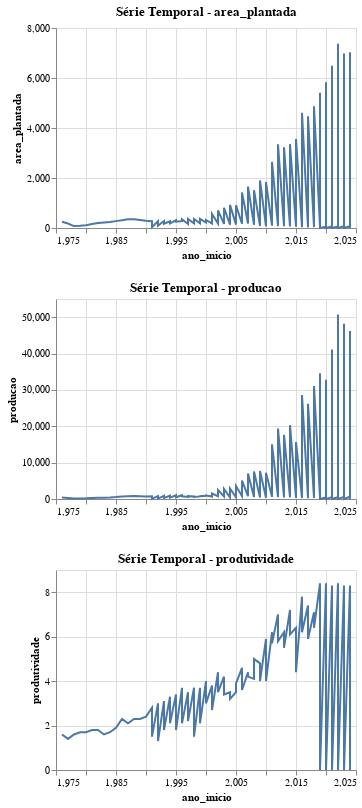

Here is the notebook cell this chart was saved with:
### Code cell
# 4.6 Visualizações interativas com Altair
print("\n Visualização interativa de séries temporais:")

# Criar gráfico interativo para cada métrica
charts = []
for coluna in colunas_numericas:
    chart = alt.Chart(df_milho_mt).mark_line().encode(
        x='ano_inicio',
        y=alt.Y(coluna, title=coluna),
        tooltip=['ano_inicio', coluna]
    ).properties(
        title=f'Série Temporal - {coluna}',
        width=300,
        height=200
    )
    charts.append(chart)

# Exibir gráficos em grid
display(alt.vconcat(*charts))

### Figure 1 — Vega-Lite specification as saved in the notebook (floating-point values rounded to 4 significant figures)
{"config": {"view": {"continuousWidth": 300, "continuousHeight": 300}}, "vconcat": [{"mark": {"type": "line"}, "encoding": {"tooltip": [{"field": "ano_inicio", "type": "quantitative"}, {"field": "area_plantada", "type": "quantitative"}], "x": {"field": "ano_inicio", "type": "quantitative"}, "y": {"field": "area_plantada", "title": "area_plantada", "type": "quantitative"}}, "height": 200, "title": "Série Temporal - area_plantada", "width": 300}, {"mark": {"type": "line"}, "encoding": {"tooltip": [{"field": "ano_inicio", "type": "quantitative"}, {"field": "producao", "type": "quantitative"}], "x": {"field": "ano_inicio", "type": "quantitative"}, "y": {"field": "producao", "title": "producao", "type": "quantitative"}}, "height": 200, "title": "Série Temporal - producao", "width": 300}, {"mark": {"type": "line"}, "encoding": {"tooltip": [{"field": "ano_inicio", "type": "quantitative"}, {"field": "produtividade", "type": "quantitative"}], "x": {"field": "ano_inicio", "type": "quantitative"}, "y": {"field": "produtividade", "title": "produtividade", "type": "quantitative"}}, "height": 200, "title": "Série Temporal - produtividade", "width": 300}], "data": {"name": "data-0f5545bd37bc819dcc70d336ee6e731d"}, "$schema": "https://vega.github.io/schema/vega-lite/v5.20.1.json", "datasets": {"data-0f5545bd37bc819dcc70d336ee6e731d": [{"ano": "1976/77             ", "dsc_safra_previsao": "1Âª SAFRA       ", "uf": "MT", "produto": "MILHO                                   ", "id_produto": 4742, "area_plantada": 247.0, "producao": 385.0, "produtividade": 1.6, "ano_inicio": 1976}, {"ano": "1977/78             ", "dsc_safra_previsao": "1Âª SAFRA       ", "uf": "MT", "produto": "MILHO                                   ", "id_produto": 4742, "area_plantada": 179.0, "producao": 250.0, "produtividade": 1.4, "ano_inicio": 1977}, {"ano": "1978/79             ", "dsc_safra_previsao": "1Âª SAFRA       ", "uf": "MT", "produto": "MILHO                                   ", "id_produto": 4742, "area_plantada": 76.0, "producao": 118.0, "produtividade": 1.6, "ano_inicio": 1978}, {"ano": "1979/80             ", "dsc_safra_previsao": "1Âª SAFRA       ", "uf": "MT", "produto": "MILHO                                   ", "id_produto": 4742, "area_plantada": 86.0, "producao": 143.0, "produtividade": 1.7, "ano_inicio": 1979}, {"ano": "1980/81             ", "dsc_safra_previsao": "1Âª SAFRA       ", "uf": "MT", "produto": "MILHO                                   ", "id_produto": 4742, "area_plantada": 110.0, "producao": 185.0, "produtividade": 1.7, "ano_inicio": 1980}, {"ano": "1981/82             ", "dsc_safra_previsao": "1Âª SAFRA       ", "uf": "MT", "produto": "MILHO                                   ", "id_produto": 4742, "area_plantada": 158.0, "producao": 278.0, "produtividade": 1.8, "ano_inicio": 1981}, {"ano": "1982/83             ", "dsc_safra_previsao": "1Âª SAFRA       ", "uf": "MT", "produto": "MILHO                                   ", "id_produto": 4742, "area_plantada": 198.0, "producao": 348.0, "produtividade": 1.8, "ano_inicio": 1982}, {"ano": "1983/84             ", "dsc_safra_previsao": "1Âª SAFRA       ", "uf": "MT", "produto": "MILHO                                   ", "id_produto": 4742, "area_plantada": 217.0, "producao": 358.0, "produtividade": 1.6, "ano_inicio": 1983}, {"ano": "1984/85             ", "dsc_safra_previsao": "1Âª SAFRA       ", "uf": "MT", "produto": "MILHO                                   ", "id_produto": 4742, "area_plantada": 236.0, "producao": 401.0, "produtividade": 1.7, "ano_inicio": 1984}, {"ano": "1985/86             ", "dsc_safra_previsao": "1Âª SAFRA       ", "uf": "MT", "produto": "MILHO                                   ", "id_produto": 4742, "area_plantada": 275.0, "producao": 522.0, "produtividade": 1.9, "ano_inicio": 1985}, {"ano": "1986/87             ", "dsc_safra_previsao": "1Âª SAFRA       ", "uf": "MT", "produto": "MILHO                                   ", "id_produto": 4742, "area_plantada": 310.0, "producao": 698.0, "produtividade": 2.3, "ano_inicio": 1986}, {"ano": "1987/88             ", "dsc_safra_previsao": "1Âª SAFRA       ", "uf": "MT", "produto": "MILHO                                   ", "id_produto": 4742, "area_plantada": 353.0, "producao": 756.0, "produtividade": 2.1, "ano_inicio": 1987}, {"ano": "1988/89             ", "dsc_safra_previsao": "1Âª SAFRA       ", "uf": "MT", "produto": "MILHO                                   ", "id_produto": 4742, "area_plantada": 352.0, "producao": 827.0, "produtividade": 2.3, "ano_inicio": 1988}, {"ano": "1989/90             ", "dsc_safra_previsao": "1Âª SAFRA       ", "uf": "MT", "produto": "MILHO                                   ", "id_produto": 4742, "area_plantada": 320.0, "producao": 746.0, "produtividade": 2.3, "ano_inicio": 1989}, {"ano": "1990/91             ", "dsc_safra_previsao": "1Âª SAFRA       ", "uf": "MT", "produto": "MILHO                                   ", "id_produto": 4742, "area_plantada": 290.0, "producao": 699.0, "produtividade": 2.4, "ano_inicio": 1990}, {"ano": "1991/92             ", "dsc_safra_previsao": "1Âª SAFRA       ", "uf": "MT", "produto": "MILHO                                   ", "id_produto": 4742, "area_plantada": 270.0, "producao": 753.0, "produtividade": 2.8, "ano_inicio": 1991}, {"ano": "1991/92             ", "dsc_safra_previsao": "2Âª SAFRA       ", "uf": "MT", "produto": "MILHO                                   ", "id_produto": 4742, "area_plantada": 35.0, "producao": 52.0, "produtividade": 1.5, "ano_inicio": 1991}, {"ano": "1992/93             ", "dsc_safra_previsao": "1Âª SAFRA       ", "uf": "MT", "produto": "MILHO                                   ", "id_produto": 4742, "area_plantada": 270.0, "producao": 810.0, "produtividade": 3.0, "ano_inicio": 1992}, {"ano": "1992/93             ", "dsc_safra_previsao": "2Âª SAFRA       ", "uf": "MT", "produto": "MILHO                                   ", "id_produto": 4742, "area_plantada": 93.0, "producao": 125.0, "produtividade": 1.3, "ano_inicio": 1992}, {"ano": "1993/94             ", "dsc_safra_previsao": "1Âª SAFRA       ", "uf": "MT", "produto": "MILHO                                   ", "id_produto": 4742, "area_plantada": 280.0, "producao": 867.0, "produtividade": 3.1, "ano_inicio": 1993}, {"ano": "1993/94             ", "dsc_safra_previsao": "2Âª SAFRA       ", "uf": "MT", "produto": "MILHO                                   ", "id_produto": 4742, "area_plantada": 170.0, "producao": 306.0, "produtividade": 1.8, "ano_inicio": 1993}, {"ano": "1994/95             ", "dsc_safra_previsao": "1Âª SAFRA       ", "uf": "MT", "produto": "MILHO                                   ", "id_produto": 4742, "area_plantada": 270.0, "producao": 891.0, "produtividade": 3.3, "ano_inicio": 1994}, {"ano": "1994/95             ", "dsc_safra_previsao": "2Âª SAFRA       ", "uf": "MT", "produto": "MILHO                                   ", "id_produto": 4742, "area_plantada": 185.0, "producao": 396.0, "produtividade": 2.1, "ano_inicio": 1994}, {"ano": "1995/96             ", "dsc_safra_previsao": "1Âª SAFRA       ", "uf": "MT", "produto": "MILHO                                   ", "id_produto": 4742, "area_plantada": 310.0, "producao": 1040.0, "produtividade": 3.4, "ano_inicio": 1995}, {"ano": "1995/96             ", "dsc_safra_previsao": "2Âª SAFRA       ", "uf": "MT", "produto": "MILHO                                   ", "id_produto": 4742, "area_plantada": 252.0, "producao": 466.0, "produtividade": 1.8, "ano_inicio": 1995}, {"ano": "1996/97             ", "dsc_safra_previsao": "1Âª SAFRA       ", "uf": "MT", "produto": "MILHO                                   ", "id_produto": 4742, "area_plantada": 280.0, "producao": 1034.0, "produtividade": 3.7, "ano_inicio": 1996}, {"ano": "1996/97             ", "dsc_safra_previsao": "2Âª SAFRA       ", "uf": "MT", "produto": "MILHO                                   ", "id_produto": 4742, "area_plantada": 352.0, "producao": 740.0, "produtividade": 2.1, "ano_inicio": 1996}, {"ano": "1997/98             ", "dsc_safra_previsao": "1Âª SAFRA       ", "uf": "MT", "produto": "MILHO                                   ", "id_produto": 4742, "area_plantada": 162.0, "producao": 561.0, "produtividade": 3.5, "ano_inicio": 1997}, {"ano": "1997/98             ", "dsc_safra_previsao": "2Âª SAFRA       ", "uf": "MT", "produto": "MILHO                                   ", "id_produto": 4742, "area_plantada": 366.0, "producao": 788.0, "produtividade": 2.2, "ano_inicio": 1997}, {"ano": "1998/99             ", "dsc_safra_previsao": "1Âª SAFRA       ", "uf": "MT", "produto": "MILHO                                   ", "id_produto": 4742, "area_plantada": 191.0, "producao": 708.0, "produtividade": 3.7, "ano_inicio": 1998}, {"ano": "1998/99             ", "dsc_safra_previsao": "2Âª SAFRA       ", "uf": "MT", "produto": "MILHO                                   ", "id_produto": 4742, "area_plantada": 363.0, "producao": 544.0, "produtividade": 1.5, "ano_inicio": 1998}, {"ano": "1999/00             ", "dsc_safra_previsao": "1Âª SAFRA       ", "uf": "MT", "produto": "MILHO                                   ", "id_produto": 4742, "area_plantada": 191.0, "producao": 698.0, "produtividade": 3.7, "ano_inicio": 1999}, {"ano": "1999/00             ", "dsc_safra_previsao": "2Âª SAFRA       ", "uf": "MT", "produto": "MILHO                                   ", "id_produto": 4742, "area_plantada": 366.0, "producao": 769.0, "produtividade": 2.1, "ano_inicio": 1999}, {"ano": "2000/01             ", "dsc_safra_previsao": "1Âª SAFRA       ", "uf": "MT", "produto": "MILHO                                   ", "id_produto": 4742, "area_plantada": 220.0, "producao": 891.0, "produtividade": 4.0, "ano_inicio": 2000}, {"ano": "2000/01             ", "dsc_safra_previsao": "2Âª SAFRA       ", "uf": "MT", "produto": "MILHO                                   ", "id_produto": 4742, "area_plantada": 323.0, "producao": 953.0, "produtividade": 3.0, "ano_inicio": 2000}, {"ano": "2001/02             ", "dsc_safra_previsao": "1Âª SAFRA       ", "uf": "MT", "produto": "MILHO                                   ", "id_produto": 4742, "area_plantada": 180.0, "producao": 680.0, "produtividade": 3.8, "ano_inicio": 2001}, {"ano": "2001/02             ", "dsc_safra_previsao": "2Âª SAFRA       ", "uf": "MT", "produto": "MILHO                                   ", "id_produto": 4742, "area_plantada": 559.0, "producao": 1519.0, "produtividade": 2.7, "ano_inicio": 2001}, {"ano": "2002/03             ", "dsc_safra_previsao": "1Âª SAFRA       ", "uf": "MT", "produto": "MILHO                                   ", "id_produto": 4742, "area_plantada": 176.0, "producao": 772.0, "produtividade": 4.4, "ano_inicio": 2002}, {"ano": "2002/03             ", "dsc_safra_previsao": "2Âª SAFRA       ", "uf": "MT", "produto": "MILHO                                   ", "id_produto": 4742, "area_plantada": 704.0, "producao": 2456.0, "produtividade": 3.5, "ano_inicio": 2002}, {"ano": "2003/04             ", "dsc_safra_previsao": "1Âª SAFRA       ", "uf": "MT", "produto": "MILHO                                   ", "id_produto": 4742, "area_plantada": 162.0, "producao": 678.0, "produtividade": 4.2, "ano_inicio": 2003}, {"ano": "2003/04             ", "dsc_safra_previsao": "2Âª SAFRA       ", "uf": "MT", "produto": "MILHO                                   ", "id_produto": 4742, "area_plantada": 809.0, "producao": 2768.0, "produtividade": 3.4, "ano_inicio": 2003}, {"ano": "2004/05             ", "dsc_safra_previsao": "1Âª SAFRA       ", "uf": "MT", "produto": "MILHO                                   ", "id_produto": 4742, "area_plantada": 134.0, "producao": 471.0, "produtividade": 3.5, "ano_inicio": 2004}, {"ano": "2004/05             ", "dsc_safra_previsao": "2Âª SAFRA       ", "uf": "MT", "produto": "MILHO                                   ", "id_produto": 4742, "area_plantada": 925.0, "producao": 2914.0, "produtividade": 3.2, "ano_inicio": 2004}, {"ano": "2005/06             ", "dsc_safra_previsao": "1Âª SAFRA       ", "uf": "MT", "produto": "MILHO                                   ", "id_produto": 4742, "area_plantada": 136.0, "producao": 475.0, "produtividade": 3.5, "ano_inicio": 2005}, {"ano": "2005/06             ", "dsc_safra_previsao": "2Âª SAFRA       ", "uf": "MT", "produto": "MILHO                                   ", "id_produto": 4742, "area_plantada": 911.0, "producao": 3553.0, "produtividade": 3.9, "ano_inicio": 2005}, {"ano": "2006/07             ", "dsc_safra_previsao": "1Âª SAFRA       ", "uf": "MT", "produto": "MILHO                                   ", "id_produto": 4742, "area_plantada": 171.0, "producao": 791.0, "produtividade": 4.6, "ano_inicio": 2006}, {"ano": "2006/07             ", "dsc_safra_previsao": "2Âª SAFRA       ", "uf": "MT", "produto": "MILHO                                   ", "id_produto": 4742, "area_plantada": 1421.0, "producao": 5074.0, "produtividade": 3.6, "ano_inicio": 2006}, {"ano": "2007/08             ", "dsc_safra_previsao": "1Âª SAFRA       ", "uf": "MT", "produto": "MILHO                                   ", "id_produto": 4742, "area_plantada": 179.0, "producao": 790.0, "produtividade": 4.4, "ano_inicio": 2007}, {"ano": "2007/08             ", "dsc_safra_previsao": "2Âª SAFRA       ", "uf": "MT", "produto": "MILHO                                   ", "id_produto": 4742, "area_plantada": 1656.0, "producao": 7016.0, "produtividade": 4.2, "ano_inicio": 2007}, {"ano": "2008/09             ", "dsc_safra_previsao": "1Âª SAFRA       ", "uf": "MT", "produto": "MILHO                                   ", "id_produto": 4742, "area_plantada": 131.0, "producao": 531.0, "produtividade": 4.1, "ano_inicio": 2008}, {"ano": "2008/09             ", "dsc_safra_previsao": "2Âª SAFRA       ", "uf": "MT", "produto": "MILHO                                   ", "id_produto": 4742, "area_plantada": 1509.0, "producao": 7551.0, "produtividade": 5.0, "ano_inicio": 2008}, {"ano": "2009/10             ", "dsc_safra_previsao": "1Âª SAFRA       ", "uf": "MT", "produto": "MILHO                                   ", "id_produto": 4742, "area_plantada": 85.0, "producao": 409.0, "produtividade": 4.8, "ano_inicio": 2009}, {"ano": "2009/10             ", "dsc_safra_previsao": "2Âª SAFRA       ", "uf": "MT", "produto": "MILHO                                   ", "id_produto": 4742, "area_plantada": 1905.0, "producao": 7709.0, "produtividade": 4.0, "ano_inicio": 2009}, {"ano": "2010/11             ", "dsc_safra_previsao": "1Âª SAFRA       ", "uf": "MT", "produto": "MILHO                                   ", "id_produto": 4742, "area_plantada": 62.0, "producao": 366.0, "produtividade": 5.9, "ano_inicio": 2010}, {"ano": "2010/11             ", "dsc_safra_previsao": "2Âª SAFRA       ", "uf": "MT", "produto": "MILHO                                   ", "id_produto": 4742, "area_plantada": 1836.0, "producao": 7253.0, "produtividade": 4.0, "ano_inicio": 2010}, {"ano": "2011/12             ", "dsc_safra_previsao": "1Âª SAFRA       ", "uf": "MT", "produto": "MILHO                                   ", "id_produto": 4742, "area_plantada": 94.0, "producao": 584.0, "produtividade": 6.2, "ano_inicio": 2011}, {"ano": "2011/12             ", "dsc_safra_previsao": "2Âª SAFRA       ", "uf": "MT", "produto": "MILHO                                   ", "id_produto": 4742, "area_plantada": 2645.0, "producao": 15030.0, "produtividade": 5.7, "ano_inicio": 2011}, {"ano": "2012/13             ", "dsc_safra_previsao": "1Âª SAFRA       ", "uf": "MT", "produto": "MILHO                                   ", "id_produto": 4742, "area_plantada": 76.0, "producao": 535.0, "produtividade": 7.0, "ano_inicio": 2012}, {"ano": "2012/13             ", "dsc_safra_previsao": "2Âª SAFRA       ", "uf": "MT", "produto": "MILHO                                   ", "id_produto": 4742, "area_plantada": 3349.0, "producao": 19360.0, "produtividade": 5.8, "ano_inicio": 2012}, {"ano": "2013/14             ", "dsc_safra_previsao": "1Âª SAFRA       ", "uf": "MT", "produto": "MILHO                                   ", "id_produto": 4742, "area_plantada": 68.0, "producao": 422.0, "produtividade": 6.2, "ano_inicio": 2013}, {"ano": "2013/14             ", "dsc_safra_previsao": "2Âª SAFRA       ", "uf": "MT", "produto": "MILHO                                   ", "id_produto": 4742, "area_plantada": 3230.0, "producao": 17630.0, "produtividade": 5.5, "ano_inicio": 2013}, {"ano": "2014/15             ", "dsc_safra_previsao": "1Âª SAFRA       ", "uf": "MT", "produto": "MILHO                                   ", "id_produto": 4742, "area_plantada": 64.0, "producao": 458.0, "produtividade": 7.2, "ano_inicio": 2014}, {"ano": "2014/15             ", "dsc_safra_previsao": "2Âª SAFRA       ", "uf": "MT", "produto": "MILHO                                   ", "id_produto": 4742, "area_plantada": 3353.0, "producao": 20300.0, "produtividade": 6.1, "ano_inicio": 2014}, {"ano": "2015/16             ", "dsc_safra_previsao": "1Âª SAFRA       ", "uf": "MT", "produto": "MILHO                                   ", "id_produto": 4742, "area_plantada": 48.0, "producao": 307.0, "produtividade": 6.4, "ano_inicio": 2015}, {"ano": "2015/16             ", "dsc_safra_previsao": "2Âª SAFRA       ", "uf": "MT", "produto": "MILHO                                   ", "id_produto": 4742, "area_plantada": 3560.0, "producao": 15660.0, "produtividade": 4.4, "ano_inicio": 2015}, {"ano": "2016/17             ", "dsc_safra_previsao": "1Âª SAFRA       ", "uf": "MT", "produto": "MILHO                                   ", "id_produto": 4742, "area_plantada": 33.0, "producao": 256.0, "produtividade": 7.8, "ano_inicio": 2016}, {"ano": "2016/17             ", "dsc_safra_previsao": "2Âª SAFRA       ", "uf": "MT", "produto": "MILHO                                   ", "id_produto": 4742, "area_plantada": 4606.0, "producao": 28610.0, "produtividade": 6.2, "ano_inicio": 2016}, {"ano": "2017/18             ", "dsc_safra_previsao": "1Âª SAFRA       ", "uf": "MT", "produto": "MILHO                                   ", "id_produto": 4742, "area_plantada": 27.0, "producao": 199.0, "produtividade": 7.4, "ano_inicio": 2017}, {"ano": "2017/18             ", "dsc_safra_previsao": "2Âª SAFRA       ", "uf": "MT", "produto": "MILHO                                   ", "id_produto": 4742, "area_plantada": 4471.0, "producao": 26200.0, "produtividade": 5.9, "ano_inicio": 2017}, {"ano": "2018/19             ", "dsc_safra_previsao": "1Âª SAFRA       ", "uf": "MT", "produto": "MILHO                                   ", "id_produto": 4742, "area_plantada": 37.0, "producao": 262.0, "produtividade": 7.1, "ano_inicio": 2018}, {"ano": "2018/19             ", "dsc_safra_previsao": "2Âª SAFRA       ", "uf": "MT", "produto": "MILHO                                   ", "id_produto": 4742, "area_plantada": 4869.0, "producao": 31040.0, "produtividade": 6.4, "ano_inicio": 2018}, {"ano": "2019/20             ", "dsc_safra_previsao": "1Âª SAFRA       ", "uf": "MT", "produto": "MILHO                                   ", "id_produto": 4742, "area_plantada": 41.0, "producao": 346.0, "produtividade": 8.4, "ano_inicio": 2019}, {"ano": "2019/20             ", "dsc_safra_previsao": "2Âª SAFRA       ", "uf": "MT", "produto": "MILHO                                   ", "id_produto": 4742, "area_plantada": 5414.0, "producao": 34610.0, "produtividade": 6.4, "ano_inicio": 2019}, {"ano": "2019/20             ", "dsc_safra_previsao": "3Âª SAFRA       ", "uf": "MT", "produto": "MILHO                                   ", "id_produto": 4742, "area_plantada": 0.0, "producao": 0.0, "produtividade": 0.0, "ano_inicio": 2019}, {"ano": "2020/21             ", "dsc_safra_previsao": "1Âª SAFRA       ", "uf": "MT", "produto": "MILHO                                   ", "id_produto": 4742, "area_plantada": 52.0, "producao": 438.0, "produtividade": 8.4, "ano_inicio": 2020}, {"ano": "2020/21             ", "dsc_safra_previsao": "2Âª SAFRA       ", "uf": "MT", "produto": "MILHO                                   ", "id_produto": 4742, "area_plantada": 5832.0, "producao": 32810.0, "produtividade": 5.6, "ano_inicio": 2020}, {"ano": "2020/21             ", "dsc_safra_previsao": "3Âª SAFRA       ", "uf": "MT", "produto": "MILHO                                   ", "id_produto": 4742, "area_plantada": 0.0, "producao": 0.0, "produtividade": 0.0, "ano_inicio": 2020}, {"ano": "2021/22             ", "dsc_safra_previsao": "1Âª SAFRA       ", "uf": "MT", "produto": "MILHO                                   ", "id_produto": 4742, "area_plantada": 62.1, "producao": 516.3, "produtividade": 8.3, "ano_inicio": 2021}, {"ano": "2021/22             ", "dsc_safra_previsao": "2Âª SAFRA       ", "uf": "MT", "produto": "MILHO                                   ", "id_produto": 4742, "area_plantada": 6485.0, "producao": 41100.0, "produtividade": 6.3, "ano_inicio": 2021}, {"ano": "2021/22             ", "dsc_safra_previsao": "3Âª SAFRA       ", "uf": "MT", "produto": "MILHO                                   ", "id_produto": 4742, "area_plantada": 0.0, "producao": 0.0, "produtividade": 0.0, "ano_inicio": 2021}, {"ano": "2022/23             ", "dsc_safra_previsao": "1Âª SAFRA       ", "uf": "MT", "produto": "MILHO                                   ", "id_produto": 4742, "area_plantada": 60.8, "producao": 509.4, "produtividade": 8.4, "ano_inicio": 2022}, {"ano": "2022/23             ", "dsc_safra_previsao": "2Âª SAFRA       ", "uf": "MT", "produto": "MILHO                                   ", "id_produto": 4742, "area_plantada": 7367.0, "producao": 50730.0, "produtividade": 6.9, "ano_inicio": 2022}, {"ano": "2022/23             ", "dsc_safra_previsao": "3Âª SAFRA       ", "uf": "MT", "produto": "MILHO                                   ", "id_produto": 4742, "area_plantada": 0.0, "producao": 0.0, "produtividade": 0.0, "ano_inicio": 2022}, {"ano": "2023/24             ", "dsc_safra_previsao": "1Âª SAFRA       ", "uf": "MT", "produto": "MILHO                                   ", "id_produto": 4742, "area_plantada": 70.8, "producao": 590.3, "produtividade": 8.3, "ano_inicio": 2023}, {"ano": "2023/24             ", "dsc_safra_previsao": "2Âª SAFRA       ", "uf": "MT", "produto": "MILHO                                   ", "id_produto": 4742, "area_plantada": 6984.0, "producao": 48200.0, "produtividade": 6.9, "ano_inicio": 2023}, {"ano": "2023/24             ", "dsc_safra_previsao": "3Âª SAFRA       ", "uf": "MT", "produto": "MILHO                                   ", "id_produto": 4742, "area_plantada": 0.0, "producao": 0.0, "produtividade": 0.0, "ano_inicio": 2023}, {"ano": "2024/25             ", "dsc_safra_previsao": "1Âª SAFRA       ", "uf": "MT", "produto": "MILHO                                   ", "id_produto": 4742, "area_plantada": 72.7, "producao": 603.6, "produtividade": 8.3, "ano_inicio": 2024}, {"ano": "2024/25             ", "dsc_safra_previsao": "2Âª SAFRA       ", "uf": "MT", "produto": "MILHO                                   ", "id_produto": 4742, "area_plantada": 7026.0, "producao": 46180.0, "produtividade": 6.6, "ano_inicio": 2024}, {"ano": "2024/25             ", "dsc_safra_previsao": "3Âª SAFRA       ", "uf": "MT", "produto": "MILHO                                   ", "id_produto": 4742, "area_plantada": 0.0, "producao": 0.0, "produtividade": 0.0, "ano_inicio": 2024}]}}
